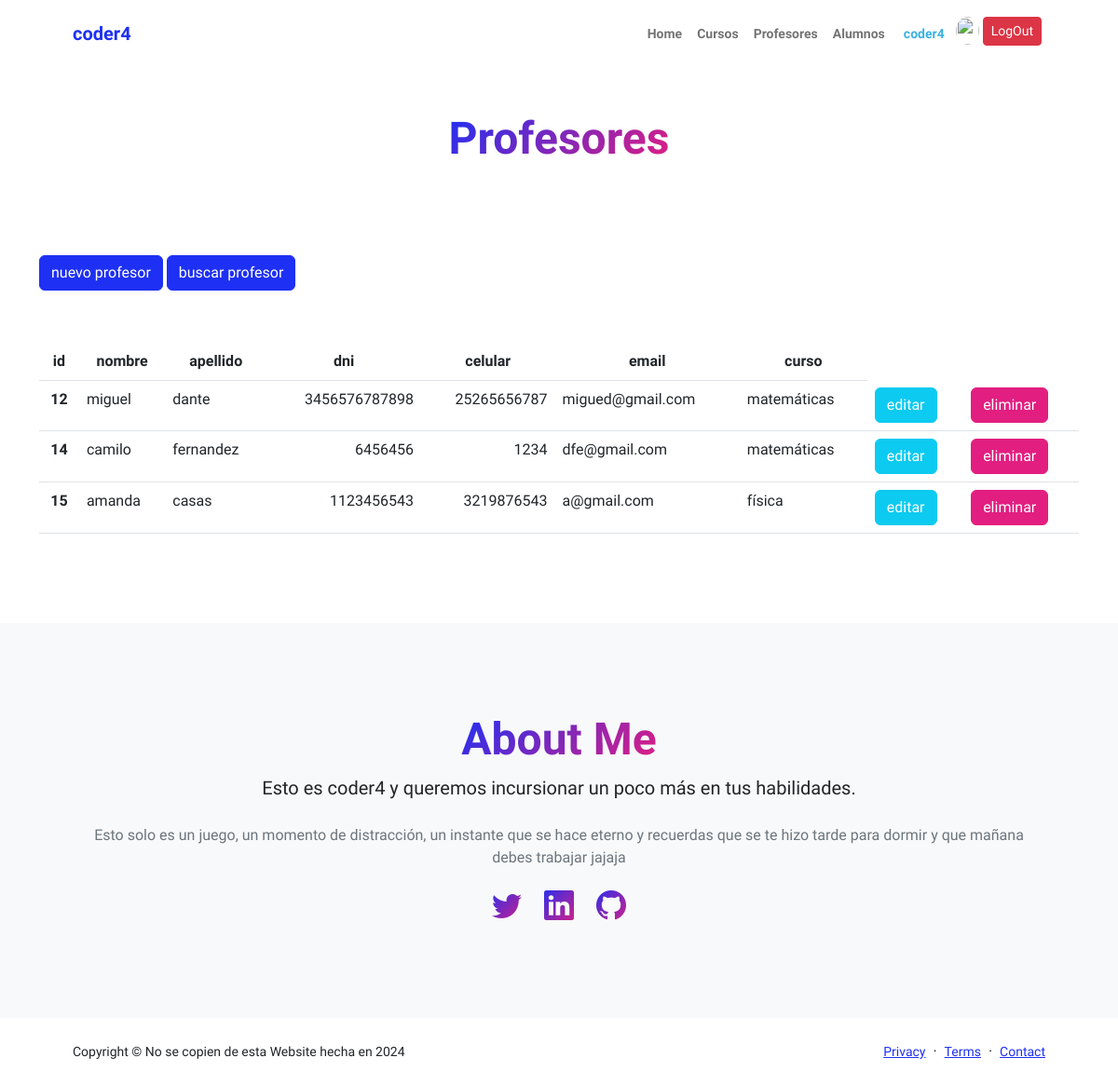
The app's page /AppCoderH/ver_profesores (signed in), older data.
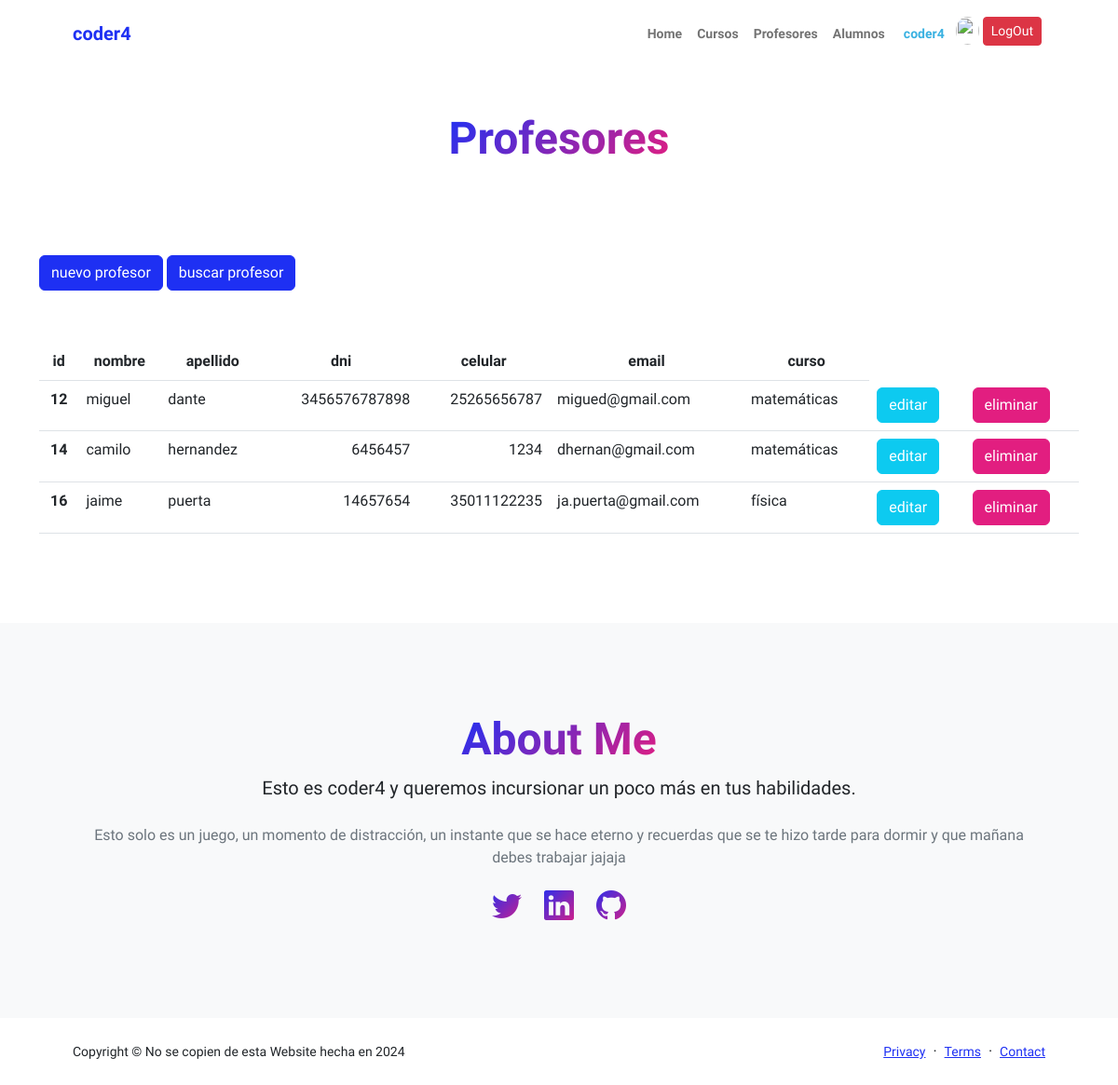
The same page, newer data.
### AppCoderH/models.py (models this page shows, shortened)
class Profesor(models.Model):
    nombre = models.CharField(max_length=40)
    apellido = models.CharField(max_length=40)
    dni = models.IntegerField()
    celular = models.CharField(max_length=15)
    email = models.EmailField()
    curso = models.CharField(max_length=40)

### AppCoderH/views.py (the view)
# urls.py: path("ver_profesores", views.ver_profesores, name="profesores"),
def ver_profesores(request):
    profesores = Profesor.objects.all()
    avatares = Avatar.objects.filter(user=request.user.id)
    return render(request , "ver_profesores.html", {"profesores": profesores, "url":avatares[0].imagen.url if avatares.exists () else None})

### AppCoderH/templates/ver_profesores.html (shortened to what this page needs)
{% extends 'padre.html' %}
{% load static %}
{% block contenido %}
    <main>
        <section>
            <div class="container px-5 my-5">
                <div class="text-center mb-5">
                    <h1 class="display-5 fw-bolder mb-0"><span class="text-gradient d-inline">Profesores</span></h1>
                </div>
            </div>
        </section>
        <section class="container">
            <a href="formulario_profesores" class="btn btn-primary">nuevo profesor</a>
            <a href="buscar_profesor" class="btn btn-primary">buscar profesor</a>
            <div><br><br></div>
            <div class="table-responsive py-2">
                <table class="table">
                    <thead class="text-center">
                        <tr>
                            {% if request.user.is_authenticated %}
                            <th>id</th>
                            {% endif %}
                            <th>nombre</th>
                            <th>apellido</th>
                            {% if request.user.is_authenticated %}
                            <th>dni</th>
                            <th>celular</th>
                            {% endif %}
                            <th>email</th>
                            <th>curso</th>
                        </tr>
                    </thead>
                    <tbody>
                        {% for n in profesores %}
                        <tr>
                            {% if request.user.is_authenticated %}
                            <th scope="row" class="text-center">{{n.id}}</th>
                            {% endif %}
                            <td>{{n.nombre}}</td>
                            <td>{{n.apellido}}</td>
                            {% if request.user.is_authenticated %}
                            <td class="text-end">{{n.dni}}</td>
                            {% endif %}
                            {% if request.user.is_authenticated %}
                            <td class="text-end">{{n.celular}}</td>
                            {% endif %}
                            <td>{{n.email}}</td>
                            <td>{{n.curso}}</td>
                            {% if request.user.is_authenticated %}
                            <div class="container">
                                <td><a href="{% url 'edita_profesor' n.id %}" class="btn btn-info text-white">editar</a></td>
                                <td><a href="{% url 'elimina_profesor' n.id %}" class="btn btn-secondary text-white btnEliminacion">eliminar</a></td>
                            </div>
                            {% endif %}
                        </tr>
                        {% endfor %}
                    </tbody>
                </table>
            </div>
        </section>
    </main>
{% endblock %}

### AppCoderH/templates/padre.html (shortened to what this page needs)
<!DOCTYPE html>
<html lang="en">
    <head>
        {% load static %}
        <link href="https://cdn.jsdelivr.net/npm/bootstrap-icons@1.8.1/font/bootstrap-icons.css" rel="stylesheet" />
        <link href="{% static 'AppCoderH/css/styles.css' %}" rel="stylesheet" />
    </head>
    <body class="d-flex flex-column h-100">
    <nav class="navbar navbar-expand-lg navbar-light bg-white py-3">
        <div class="container px-5">
            <a class="navbar-brand" href="{% url 'home' %}"><span class="fw-bolder text-primary">coder4</span></a>
            <div class="collapse navbar-collapse" id="navbarSupportedContent">
                <ul class="navbar-nav ml-auto ms-auto mb-2 mb-lg-0 small fw-bolder">
                    <li class="nav-item"><a class="nav-link" href="{% url 'home' %}">Home</a></li>
                    <li class="nav-item"><a class="nav-link" href="{% url 'cursos' %}">Cursos</a></li>
                    <li class="nav-item"><a class="nav-link" href="{% url 'profesores' %}">Profesores</a></li>
                    <li class="nav-item"><a class="nav-link" href="{% url 'alumnos' %}">Alumnos</a></li>
                    {% if request.user.is_authenticated %}
                    <li class="nav-item mx-1"><a class="nav-link" href="#!" style="color: #39b1e1">{{user.username}}</a></li>
                    <img src="{{url}}" class="rounded-circle" width="25px" height="30px">
                    <li class="nav-item mx-1">
                        <form method="post" action="{% url 'Logout' %}">
                            <button type="submit" class="btn btn-danger btn-sm">LogOut</button>
                        </form>
                    </li>
                    {% endif %}
                </ul>
            </div>
        </div>
    </nav>
        {% block contenido %}
        {% endblock %}
    <div><br/><br/><br/></div>
    </body>
    <section class="bg-light py-5">
        <div class="container px-5">
            <div class="row gx-5 justify-content-center">
                <div class="col-xxl-8">
                    <div class="text-center my-5">
                        <h2 class="display-5 fw-bolder"><span class="text-gradient d-inline">About Me</span></h2>
                        <p class="lead fw-light mb-4">Esto es <b>coder4</b> y queremos incursionar un poco más en tus habilidades.</p>
                        <p class="text-muted">Esto solo es un juego, un momento de distracción, un instante que se hace eterno y recuerdas que se te hizo tarde para dormir y que mañana debes trabajar jajaja</p>
                        <div class="d-flex justify-content-center fs-2 gap-4">
                            <a class="text-gradient" href="#!"><i class="bi bi-twitter"></i></a>
                            <a class="text-gradient" href="#!"><i class="bi bi-linkedin"></i></a>
                            <a class="text-gradient" href="#!"><i class="bi bi-github"></i></a>
                        </div>
                    </div>
                </div>
            </div>
        </div>
    </section>
    <footer class="bg-white py-4 mt-auto">
        <div class="container px-5">
            <div class="row align-items-center justify-content-between flex-column flex-sm-row">
                <div class="col-auto"><div class="small m-0">Copyright &copy; No se copien de esta Website hecha en 2024</div></div>
                <div class="col-auto">
                    <a class="small" href="#!">Privacy</a>
                    <span class="mx-1">&middot;</span>
                    <a class="small" href="#!">Terms</a>
                    <span class="mx-1">&middot;</span>
                    <a class="small" href="#!">Contact</a>
                </div>
            </div>
        </div>
    </footer>
</html>

Row changes from the older to the newer data that the page shows:
removed Profesor: id "15", nombre "amanda", apellido "casas", dni "1123456543", celular "3219876543", email "a@gmail.com", curso "física"
changed Profesor "camilo": apellido "fernandez" → "hernandez"; dni "6456456" → "6456457"; email "dfe@gmail.com" → "dhernan@gmail.com"
added Profesor: id "16", nombre "jaime", apellido "puerta", dni "14657654", celular "35011122235", email "ja.puerta@gmail.com", curso "física"
